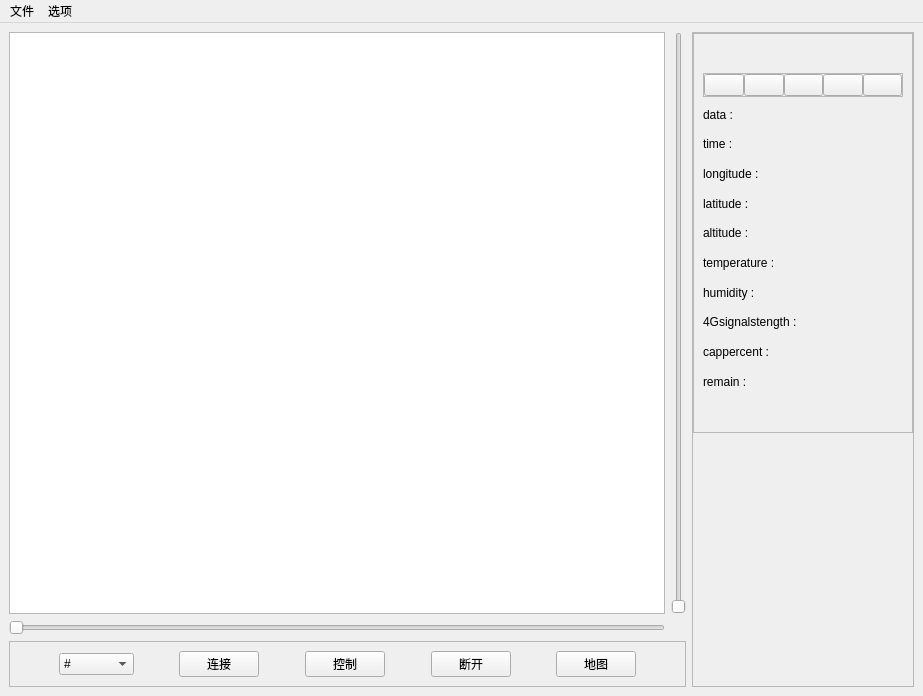
<?xml version="1.0" encoding="UTF-8"?>
<ui version="4.0">
 <class>MainWindow</class>
 <widget class="QMainWindow" name="MainWindow">
  <property name="geometry">
   <rect>
    <x>0</x>
    <y>0</y>
    <width>923</width>
    <height>696</height>
   </rect>
  </property>
  <property name="minimumSize">
   <size>
    <width>923</width>
    <height>696</height>
   </size>
  </property>
  <property name="windowTitle">
   <string>MainWindow</string>
  </property>
  <property name="styleSheet">
   <string notr="true"/>
  </property>
  <widget class="QWidget" name="centralwidget">
   <layout class="QGridLayout" name="gridLayout_2">
    <item row="0" column="0">
     <layout class="QGridLayout" name="gridLayout">
      <item row="0" column="0">
       <widget class="QTextBrowser" name="textBrowser"/>
      </item>
     </layout>
    </item>
    <item row="0" column="1">
     <widget class="QSlider" name="verticalSlider">
      <property name="orientation">
       <enum>Qt::Vertical</enum>
      </property>
     </widget>
    </item>
    <item row="0" column="2" rowspan="3">
     <widget class="QFrame" name="frame_4">
      <property name="minimumSize">
       <size>
        <width>220</width>
        <height>650</height>
       </size>
      </property>
      <property name="maximumSize">
       <size>
        <width>300</width>
        <height>16777215</height>
       </size>
      </property>
      <property name="frameShape">
       <enum>QFrame::StyledPanel</enum>
      </property>
      <property name="frameShadow">
       <enum>QFrame::Raised</enum>
      </property>
      <layout class="QGridLayout" name="gridLayout_4">
       <property name="leftMargin">
        <number>0</number>
       </property>
       <property name="topMargin">
        <number>0</number>
       </property>
       <property name="rightMargin">
        <number>0</number>
       </property>
       <property name="bottomMargin">
        <number>0</number>
       </property>
       <property name="spacing">
        <number>0</number>
       </property>
       <item row="0" column="0">
        <widget class="QFrame" name="frame_3">
         <property name="minimumSize">
          <size>
           <width>200</width>
           <height>400</height>
          </size>
         </property>
         <property name="frameShape">
          <enum>QFrame::StyledPanel</enum>
         </property>
         <property name="frameShadow">
          <enum>QFrame::Raised</enum>
         </property>
         <layout class="QVBoxLayout" name="verticalLayout_2">
          <item>
           <layout class="QVBoxLayout" name="verticalLayout">
            <item>
             <widget class="QLabel" name="label_12">
              <property name="minimumSize">
               <size>
                <width>160</width>
                <height>0</height>
               </size>
              </property>
              <property name="maximumSize">
               <size>
                <width>160</width>
                <height>16777215</height>
               </size>
              </property>
              <property name="text">
               <string/>
              </property>
             </widget>
            </item>
            <item>
             <widget class="QFrame" name="frame_2">
              <property name="frameShape">
               <enum>QFrame::StyledPanel</enum>
              </property>
              <property name="frameShadow">
               <enum>QFrame::Raised</enum>
              </property>
              <layout class="QHBoxLayout" name="horizontalLayout_2">
               <property name="spacing">
                <number>0</number>
               </property>
               <property name="leftMargin">
                <number>0</number>
               </property>
               <property name="topMargin">
                <number>0</number>
               </property>
               <property name="rightMargin">
                <number>0</number>
               </property>
               <property name="bottomMargin">
                <number>0</number>
               </property>
               <item>
                <widget class="QPushButton" name="pushButton_5">
                 <property name="styleSheet">
                  <string notr="true"/>
                 </property>
                 <property name="text">
                  <string/>
                 </property>
                </widget>
               </item>
               <item>
                <widget class="QPushButton" name="pushButton_6">
                 <property name="text">
                  <string/>
                 </property>
                </widget>
               </item>
               <item>
                <widget class="QPushButton" name="pushButton_7">
                 <property name="text">
                  <string/>
                 </property>
                </widget>
               </item>
               <item>
                <widget class="QPushButton" name="pushButton_8">
                 <property name="text">
                  <string/>
                 </property>
                </widget>
               </item>
               <item>
                <widget class="QPushButton" name="pushButton_9">
                 <property name="text">
                  <string/>
                 </property>
                </widget>
               </item>
              </layout>
             </widget>
            </item>
            <item>
             <widget class="QLabel" name="label_11">
              <property name="minimumSize">
               <size>
                <width>160</width>
                <height>0</height>
               </size>
              </property>
              <property name="maximumSize">
               <size>
                <width>160</width>
                <height>16777215</height>
               </size>
              </property>
              <property name="text">
               <string>data :</string>
              </property>
             </widget>
            </item>
            <item>
             <widget class="QLabel" name="label_3">
              <property name="minimumSize">
               <size>
                <width>160</width>
                <height>5</height>
               </size>
              </property>
              <property name="maximumSize">
               <size>
                <width>160</width>
                <height>16777215</height>
               </size>
              </property>
              <property name="text">
               <string>time :</string>
              </property>
             </widget>
            </item>
            <item>
             <widget class="QLabel" name="label_4">
              <property name="minimumSize">
               <size>
                <width>170</width>
                <height>0</height>
               </size>
              </property>
              <property name="maximumSize">
               <size>
                <width>170</width>
                <height>16777215</height>
               </size>
              </property>
              <property name="text">
               <string>longitude :</string>
              </property>
             </widget>
            </item>
            <item>
             <widget class="QLabel" name="label_5">
              <property name="minimumSize">
               <size>
                <width>170</width>
                <height>5</height>
               </size>
              </property>
              <property name="maximumSize">
               <size>
                <width>170</width>
                <height>16777215</height>
               </size>
              </property>
              <property name="text">
               <string>latitude :</string>
              </property>
             </widget>
            </item>
            <item>
             <widget class="QLabel" name="label_6">
              <property name="minimumSize">
               <size>
                <width>160</width>
                <height>0</height>
               </size>
              </property>
              <property name="maximumSize">
               <size>
                <width>160</width>
                <height>16777215</height>
               </size>
              </property>
              <property name="text">
               <string>altitude :</string>
              </property>
             </widget>
            </item>
            <item>
             <widget class="QLabel" name="label_9">
              <property name="minimumSize">
               <size>
                <width>160</width>
                <height>0</height>
               </size>
              </property>
              <property name="maximumSize">
               <size>
                <width>160</width>
                <height>16777215</height>
               </size>
              </property>
              <property name="text">
               <string>temperature :</string>
              </property>
             </widget>
            </item>
            <item>
             <widget class="QLabel" name="label_10">
              <property name="minimumSize">
               <size>
                <width>160</width>
                <height>0</height>
               </size>
              </property>
              <property name="maximumSize">
               <size>
                <width>160</width>
                <height>16777215</height>
               </size>
              </property>
              <property name="text">
               <string>humidity :</string>
              </property>
             </widget>
            </item>
            <item>
             <widget class="QLabel" name="label_2">
              <property name="minimumSize">
               <size>
                <width>160</width>
                <height>0</height>
               </size>
              </property>
              <property name="maximumSize">
               <size>
                <width>160</width>
                <height>16777215</height>
               </size>
              </property>
              <property name="text">
               <string>4Gsignalstength : </string>
              </property>
             </widget>
            </item>
            <item>
             <widget class="QLabel" name="label_7">
              <property name="minimumSize">
               <size>
                <width>160</width>
                <height>0</height>
               </size>
              </property>
              <property name="maximumSize">
               <size>
                <width>160</width>
                <height>16777215</height>
               </size>
              </property>
              <property name="text">
               <string>cappercent :</string>
              </property>
             </widget>
            </item>
            <item>
             <widget class="QLabel" name="label_8">
              <property name="minimumSize">
               <size>
                <width>160</width>
                <height>0</height>
               </size>
              </property>
              <property name="maximumSize">
               <size>
                <width>160</width>
                <height>16777215</height>
               </size>
              </property>
              <property name="text">
               <string>remain :</string>
              </property>
             </widget>
            </item>
            <item>
             <widget class="QLabel" name="label_13">
              <property name="minimumSize">
               <size>
                <width>160</width>
                <height>0</height>
               </size>
              </property>
              <property name="maximumSize">
               <size>
                <width>160</width>
                <height>16777215</height>
               </size>
              </property>
              <property name="text">
               <string/>
              </property>
             </widget>
            </item>
           </layout>
          </item>
         </layout>
        </widget>
       </item>
       <item row="1" column="0">
        <widget class="Compass" name="widget" native="true">
         <property name="minimumSize">
          <size>
           <width>200</width>
           <height>200</height>
          </size>
         </property>
         <property name="maximumSize">
          <size>
           <width>300</width>
           <height>300</height>
          </size>
         </property>
        </widget>
       </item>
      </layout>
     </widget>
    </item>
    <item row="1" column="0">
     <widget class="QSlider" name="horizontalSlider">
      <property name="orientation">
       <enum>Qt::Horizontal</enum>
      </property>
     </widget>
    </item>
    <item row="2" column="0" colspan="2">
     <widget class="QFrame" name="frame">
      <property name="frameShape">
       <enum>QFrame::StyledPanel</enum>
      </property>
      <property name="frameShadow">
       <enum>QFrame::Raised</enum>
      </property>
      <layout class="QHBoxLayout" name="horizontalLayout">
       <item>
        <spacer name="horizontalSpacer">
         <property name="orientation">
          <enum>Qt::Horizontal</enum>
         </property>
         <property name="sizeHint" stdset="0">
          <size>
           <width>40</width>
           <height>20</height>
          </size>
         </property>
        </spacer>
       </item>
       <item>
        <widget class="QComboBox" name="comboBox">
         <item>
          <property name="text">
           <string>#</string>
          </property>
         </item>
         <item>
          <property name="text">
           <string>AH8301</string>
          </property>
         </item>
         <item>
          <property name="text">
           <string>4G</string>
          </property>
         </item>
        </widget>
       </item>
       <item>
        <spacer name="horizontalSpacer_3">
         <property name="orientation">
          <enum>Qt::Horizontal</enum>
         </property>
         <property name="sizeHint" stdset="0">
          <size>
           <width>40</width>
           <height>20</height>
          </size>
         </property>
        </spacer>
       </item>
       <item>
        <widget class="QPushButton" name="pushButton">
         <property name="text">
          <string>连接</string>
         </property>
        </widget>
       </item>
       <item>
        <spacer name="horizontalSpacer_4">
         <property name="orientation">
          <enum>Qt::Horizontal</enum>
         </property>
         <property name="sizeHint" stdset="0">
          <size>
           <width>40</width>
           <height>20</height>
          </size>
         </property>
        </spacer>
       </item>
       <item>
        <widget class="QPushButton" name="pushButton_3">
         <property name="text">
          <string>控制</string>
         </property>
        </widget>
       </item>
       <item>
        <spacer name="horizontalSpacer_5">
         <property name="orientation">
          <enum>Qt::Horizontal</enum>
         </property>
         <property name="sizeHint" stdset="0">
          <size>
           <width>40</width>
           <height>20</height>
          </size>
         </property>
        </spacer>
       </item>
       <item>
        <widget class="QPushButton" name="pushButton_2">
         <property name="text">
          <string>断开</string>
         </property>
        </widget>
       </item>
       <item>
        <spacer name="horizontalSpacer_6">
         <property name="orientation">
          <enum>Qt::Horizontal</enum>
         </property>
         <property name="sizeHint" stdset="0">
          <size>
           <width>40</width>
           <height>20</height>
          </size>
         </property>
        </spacer>
       </item>
       <item>
        <widget class="QPushButton" name="pushButton_4">
         <property name="focusPolicy">
          <enum>Qt::StrongFocus</enum>
         </property>
         <property name="text">
          <string>地图</string>
         </property>
        </widget>
       </item>
       <item>
        <spacer name="horizontalSpacer_2">
         <property name="orientation">
          <enum>Qt::Horizontal</enum>
         </property>
         <property name="sizeHint" stdset="0">
          <size>
           <width>40</width>
           <height>20</height>
          </size>
         </property>
        </spacer>
       </item>
      </layout>
     </widget>
    </item>
   </layout>
  </widget>
  <widget class="QMenuBar" name="menubar">
   <property name="geometry">
    <rect>
     <x>0</x>
     <y>0</y>
     <width>923</width>
     <height>28</height>
    </rect>
   </property>
   <property name="styleSheet">
    <string notr="true"/>
   </property>
   <widget class="QMenu" name="menuwenjian">
    <property name="title">
     <string>文件</string>
    </property>
    <addaction name="action1"/>
    <addaction name="actionsave"/>
   </widget>
   <widget class="QMenu" name="menu">
    <property name="title">
     <string>选项</string>
    </property>
    <addaction name="actionrefresh"/>
   </widget>
   <addaction name="menuwenjian"/>
   <addaction name="menu"/>
  </widget>
  <action name="action1">
   <property name="text">
    <string>打开</string>
   </property>
   <property name="toolTip">
    <string>打开</string>
   </property>
  </action>
  <action name="actionsave">
   <property name="text">
    <string>保存</string>
   </property>
   <property name="toolTip">
    <string>保存</string>
   </property>
  </action>
  <action name="actionrefresh">
   <property name="text">
    <string>刷新</string>
   </property>
   <property name="toolTip">
    <string>刷新</string>
   </property>
  </action>
 </widget>
 <customwidgets>
  <customwidget>
   <class>Compass</class>
   <extends>QWidget</extends>
   <header location="global">compass.h</header>
   <container>1</container>
  </customwidget>
 </customwidgets>
 <resources/>
 <connections/>
</ui>
